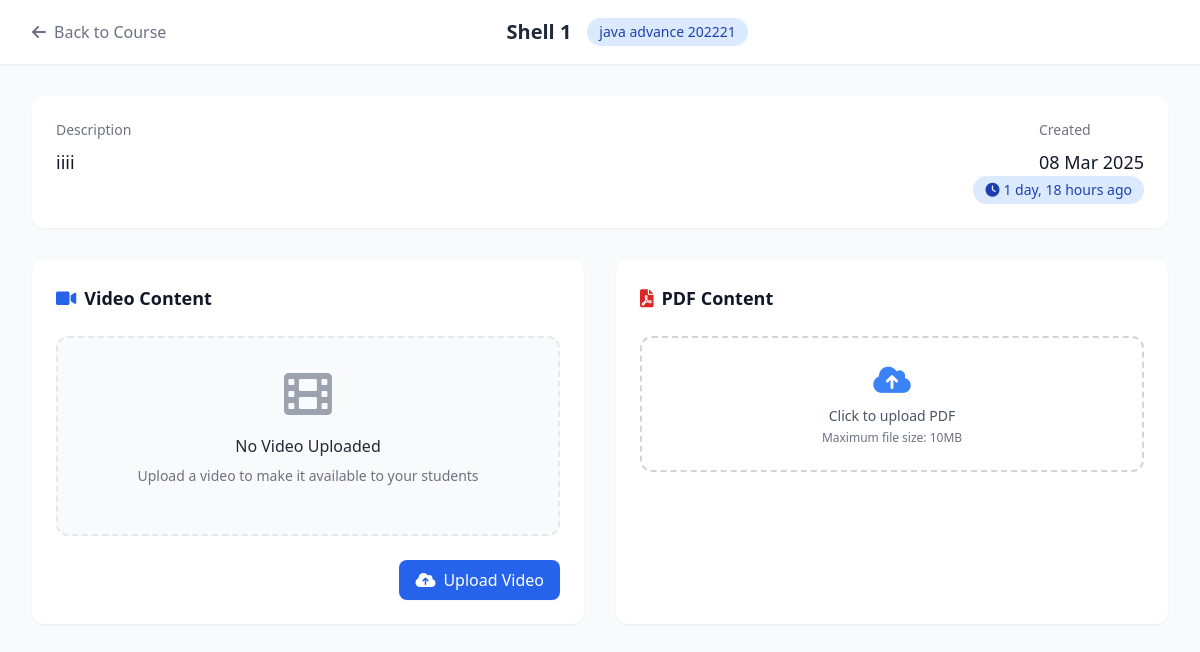
Screenshot of /teacher/teacher/course/10/shell/6/ (signed in) with the database file from the repository.
### Teacher/models.py (models this page shows, shortened)
class Shell(models.Model):
    LECTURE_TYPE_CHOICES = [
        ('demo', 'Demo Lecture'),
        ('paid', 'Paid Lecture'),
    ]
    course = models.ForeignKey(Course, on_delete=models.CASCADE, related_name='shells')
    shell_number = models.IntegerField()
    description = models.TextField()
    video_link = models.URLField(max_length=500, blank=True, null=True)
    video_file = models.FileField(upload_to='shell_videos/', blank=True, null=True)
    pdf_file = models.FileField(upload_to='shell_pdfs/', blank=True, null=True)
    cloudinary_public_id = models.CharField(max_length=100, blank=True, null=True)
    lecture_type = models.CharField(max_length=10, choices=LECTURE_TYPE_CHOICES, default='paid')
    created_at = models.DateTimeField(auto_now_add=True)

class Course(models.Model):
    teacher = models.ForeignKey(TeacherSignup, on_delete=models.CASCADE, related_name='courses')
    name = models.CharField(max_length=200)
    description = models.TextField()
    price = models.DecimalField(max_digits=10, decimal_places=2)
    created_at = models.DateTimeField(auto_now_add=True)

### Teacher/views.py (the view)
# urls.py: path('teacher/course/<int:course_id>/shell/<int:shell_id>/', views.shell_detail, name='shell_detail'),
@login_required
def shell_detail(request, course_id, shell_id):
    try:
        course = get_object_or_404(Course, id=course_id, teacher=request.user.teacher)
        shell = get_object_or_404(Shell, id=shell_id, course=course)
        return render(request, 'Teacher/shell_detail.html', {
            'course': course,
            'shell': shell
        })
    except TeacherSignup.DoesNotExist:
        messages.error(request, 'Teacher profile not found. Please log in again.')
        return redirect('teacher_login')

### Teacher/templates/Teacher/shell_detail.html (shortened to what this page needs)
<!DOCTYPE html>
<html lang="en">
<head>
    <script src="https://cdn.tailwindcss.com"></script>
    <link href="https://cdnjs.cloudflare.com/ajax/libs/font-awesome/6.0.0/css/all.min.css" rel="stylesheet">
</head>
<body class="bg-gray-50">
    <div class="min-h-screen">
        <nav class="bg-white shadow-sm sticky top-0 z-10">
            <div class="max-w-7xl mx-auto px-4 sm:px-6 lg:px-8">
                <div class="flex justify-between items-center h-16">
                    <div class="flex items-center">
                        <a href="{% url 'course_detail' course.id %}"
                           class="group flex items-center text-gray-500 hover:text-blue-600 transition-colors">
                            <i class="fas fa-arrow-left mr-2 transform group-hover:-translate-x-1 transition-transform"></i>
                            <span>Back to Course</span>
                        </a>
                    </div>
                    <div class="flex items-center space-x-4">
                        <span class="text-xl font-semibold text-gray-800">Shell {{ shell.shell_number }}</span>
                        <span class="px-3 py-1 bg-blue-100 text-blue-800 rounded-full text-sm">
                            {{ course.name }}
                        </span>
                    </div>
                </div>
            </div>
        </nav>
        <div class="max-w-7xl mx-auto px-4 sm:px-6 lg:px-8 py-8">
            <div class="bg-white rounded-xl shadow-sm p-6 mb-8 hover-scale">
                <div class="grid grid-cols-1 md:grid-cols-2 gap-8">
                    <div>
                        <h3 class="text-sm font-medium text-gray-500 mb-2">Description</h3>
                        <p class="text-lg text-gray-900">{{ shell.description|default:"No description provided" }}</p>
                    </div>
                    <div class="flex flex-col md:items-end justify-between">
                        <div>
                            <h3 class="text-sm font-medium text-gray-500 mb-2">Created</h3>
                            <p class="text-lg text-gray-900">{{ shell.created_at|date:"d M Y" }}</p>
                        </div>
                        <div class="mt-4 md:mt-0">
                            <span class="inline-flex items-center px-3 py-1 rounded-full text-sm font-medium bg-blue-100 text-blue-800">
                                <i class="fas fa-clock mr-1"></i>
                                {{ shell.created_at|timesince }} ago
                            </span>
                        </div>
                    </div>
                </div>
            </div>
            <div class="grid grid-cols-1 md:grid-cols-2 gap-8">
                <div class="bg-white rounded-xl shadow-sm p-6 hover-scale">
                    <div class="flex items-center justify-between mb-6">
                        <h2 class="text-lg font-semibold text-gray-900 flex items-center">
                            <i class="fas fa-video mr-2 text-blue-600"></i>Video Content
                        </h2>
                    </div>
                    {% if shell.video_file %}
                    <div id="videoPlayer" class="mb-6 hidden">
                        <div class="video-container bg-gray-100">
                            <video controls class="rounded-xl shadow-lg" id="videoElement">
                                <source src="{{ shell.video_file.url }}" type="video/mp4">
                                Your browser does not support the video tag.
                            </video>
                        </div>
                    </div>
                    {% else %}
                    <div class="mb-6 p-8 bg-gray-50 rounded-xl border-2 border-dashed border-gray-200 text-center">
                        <div class="text-gray-400 mb-4">
                            <i class="fas fa-film text-5xl"></i>
                        </div>
                        <h3 class="text-gray-800 font-medium mb-2">No Video Uploaded</h3>
                        <p class="text-gray-500 text-sm mb-4">Upload a video to make it available to your students</p>
                    </div>
                    {% endif %}
                    <div class="flex justify-end space-x-3">
                        <a href="{% url 'upload_video_page' course.id shell.id %}"
                           class="inline-flex items-center px-4 py-2 bg-blue-600 text-white rounded-lg hover:bg-blue-700 transition-all duration-200 shadow-sm hover:shadow">
                            <i class="fas fa-cloud-upload-alt mr-2"></i>
                            {% if shell.video_file %}Replace Video{% else %}Upload Video{% endif %}
                        </a>
                    </div>
                </div>
                <div class="bg-white rounded-xl shadow-sm p-6 hover-scale">
                    <div class="flex items-center justify-between mb-6">
                        <h2 class="text-lg font-semibold text-gray-900 flex items-center">
                            <i class="fas fa-file-pdf mr-2 text-red-600"></i>PDF Content
                        </h2>
                    </div>
                    <form method="post" action="{% url 'upload_pdf' course.id shell.id %}"
                          enctype="multipart/form-data" class="space-y-4">
                        <div class="flex items-center justify-center w-full">
                            <label class="w-full flex flex-col items-center px-4 py-6 bg-white rounded-xl border-2 border-dashed border-gray-300 cursor-pointer hover:bg-gray-50 transition-all duration-200">
                                <div class="flex flex-col items-center">
                                    <i class="fas fa-cloud-upload-alt text-3xl text-blue-500 mb-2"></i>
                                    <span class="text-sm text-gray-600">{% if shell.pdf_file %}Replace PDF{% else %}Click to upload PDF{% endif %}</span>
                                    <span class="text-xs text-gray-500 mt-1">Maximum file size: 10MB</span>
                                </div>
                            </label>
                        </div>
                    </form>
                </div>
            </div>
        </div>
    </div>
</body>
</html>

### Teacher/templates/Teacher/shell_detail.html (style rules this page uses)
.hover-scale { transition: transform 0.2s ease-in-out; }

### rows the page displays
Shell: shell_number "1", description "iiii", created_at "08 Mar 2025", created_at "1 day, 18 hours"
Course: name "java advance 202221"
